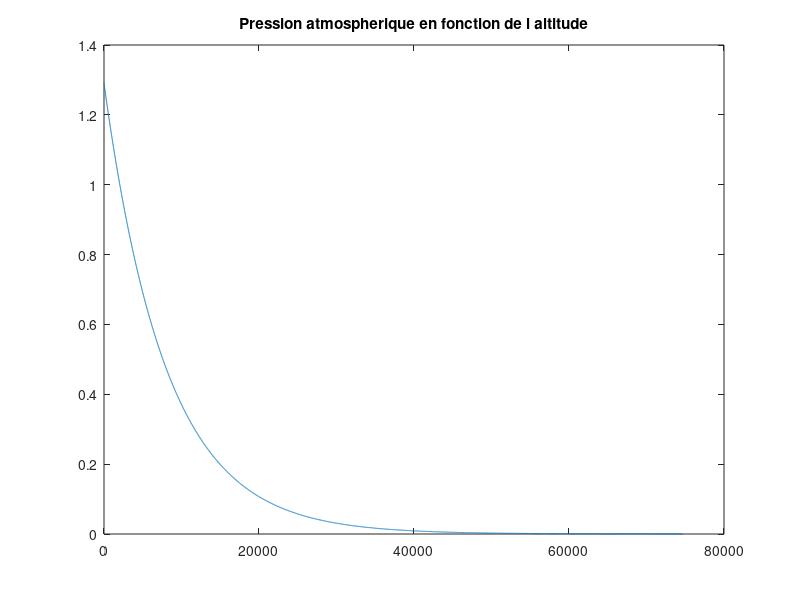

Recreate this plot in MATLAB.
clear all

R_Terre = 6378137
G = 6.674*10^(-11)
M_Terre = 5.972*10^24
rho_0 = 1.292
P_0 = 101325

dz = 10%input("precision en metre: ")
k = 1;

z = 0;
g = 9.81;
P = P_0;

while P > 10 ;
  
  g = g + G*M_Terre/((R_Terre+z)^2)*dz;
  
  P = P_0*exp(-rho_0*g/P_0);
  
  rho = rho_0*P/P_0;
  
  liste_rho(k) = rho;
  liste_z(k) = z;
  liste_P(k) = P;
  
  k = k + 1;
  z = z + dz;
endwhile

z

P/P_0

plot(liste_z,liste_rho)
title("Pression atmospherique en fonction de l altitude")